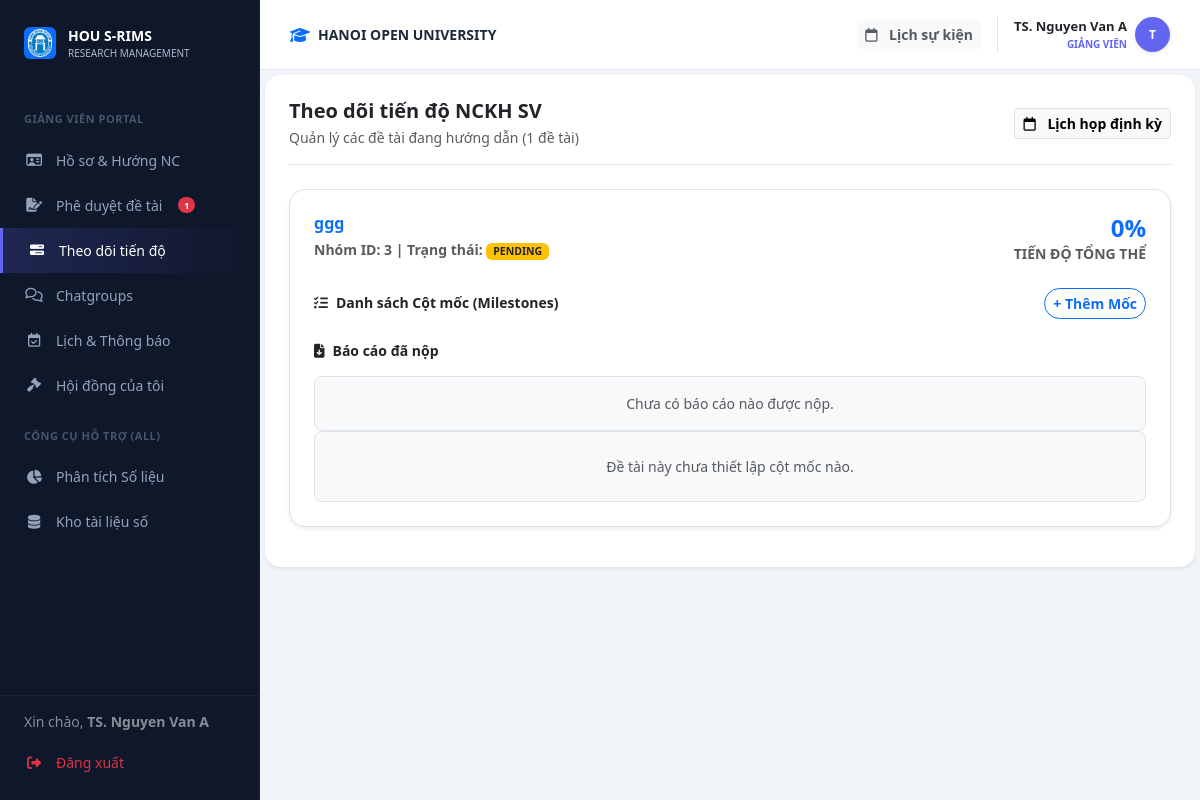
The app's page /lecturer/progress (signed in), older data.
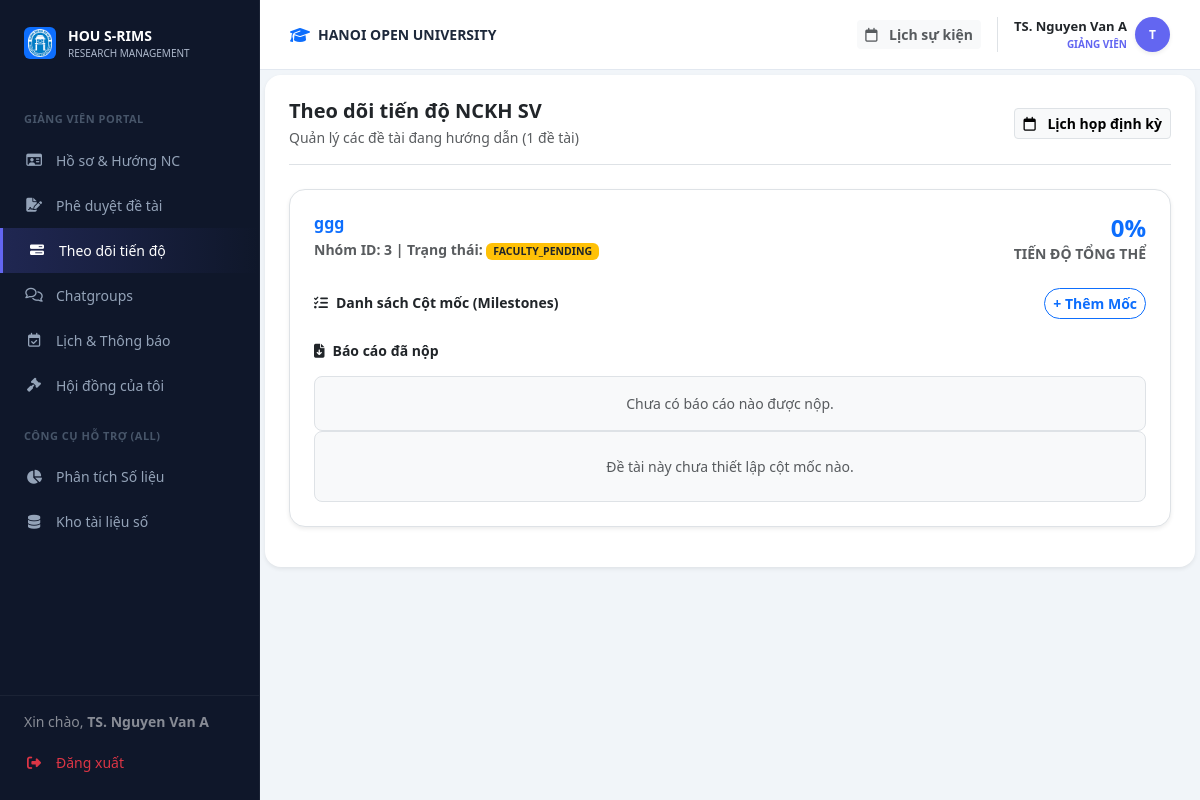
The same page, newer data.
### models.py (models this page shows)
class User(db.Model):
    __tablename__ = 'users'
    id = db.Column(db.Integer, primary_key=True)
    username = db.Column(db.String(50), unique=True, nullable=False)
    password_hash = db.Column(db.String(128), nullable=False)
    full_name = db.Column(db.String(100), nullable=False)
    email = db.Column(db.String(120), unique=True, nullable=False)
    phone = db.Column(db.String(20), nullable=True)
    bio = db.Column(db.Text, nullable=True)
    role = db.Column(db.String(20), nullable=False) # Admin, Lecturer, Student
    student_id = db.Column(db.String(20), nullable=True)   # MSSV for students
    faculty = db.Column(db.String(100), nullable=True)      # faculty / department
    topics_mentored = db.relationship('Topic', backref='mentor', lazy=True)
    group_memberships = db.relationship('GroupMember', backref='student', lazy=True)

class Topic(db.Model):
    __tablename__ = 'topics'
    id = db.Column(db.Integer, primary_key=True)
    title = db.Column(db.String(200), nullable=False)   # renamed from 'name'
    description = db.Column(db.Text, nullable=True)
    batch_id = db.Column(db.Integer, db.ForeignKey('batches.id'), nullable=True)
    mentor_id = db.Column(db.Integer, db.ForeignKey('users.id'), nullable=True)
    group_id = db.Column(db.Integer, db.ForeignKey('groups.id'), nullable=True)
    status = db.Column(db.String(20), default='pending') # pending, faculty_pending, approved, rejected
    created_at = db.Column(db.DateTime, default=datetime.utcnow)
    meetings = db.relationship('Meeting', backref='topic', lazy=True)
    milestones = db.relationship('Milestone', backref='topic', lazy=True)

### routes/lecturer_bp.py (the view)
@lecturer_bp.route('/progress')
def progress():
    user_id = session.get('user_id')
    my_topics = Topic.query.join(Batch).filter(Topic.mentor_id == user_id, Batch.status == 'active').all()
    all_milestones = []
    if my_topics:
        for t in my_topics:
            t.submissions = Submission.query.filter_by(topic_id=t.id).order_by(Submission.submitted_at.desc()).all()
            t.milestones_list = Milestone.query.filter_by(topic_id=t.id).order_by(Milestone.deadline.asc()).all()
            total_progress = 0
            for m in t.milestones_list:
                p = Progress.query.filter_by(milestone_id=m.id).order_by(Progress.updated_at.desc()).first()
                m.progress_pct = p.percentage if p else 0
                total_progress += m.progress_pct
                all_milestones.append(m)
            if len(t.milestones_list) > 0:
                total_progress = total_progress // len(t.milestones_list)
            t.total_progress = total_progress
    return render_template('lecturer/progress.html', all_mentored_topics=my_topics, all_milestones=all_milestones)

### templates/lecturer/progress.html
{% extends "layouts/lecturer_layout.html" %}
{% block lecturer_content %}
<div id="view-l-progress" class="fade-in ">
                <div class="card border-0 shadow-sm rounded-4 p-4">
                    <div class="d-flex justify-content-between align-items-center mb-4 border-bottom pb-3">
                        <div>
                            <h5 class="fw-bold mb-1">Theo dõi tiến độ NCKH SV</h5>
                            <div class="small text-muted">Quản lý các đề tài đang hướng dẫn ({{ all_mentored_topics|length }} đề tài)</div>
                        </div>
                        <button class="btn btn-light border btn-sm fw-bold" data-bs-toggle="modal" data-bs-target="#modalCreateMeeting">
                            <i class="fa-regular fa-calendar me-2"></i> Lịch họp định kỳ
                        </button>
                    </div>
                    {% if all_mentored_topics %}
                        {% for t in all_mentored_topics %}
                        {% set status_map = {'pending': 1, 'faculty_pending': 2, 'approved': 3} %}
                        {% set step = status_map.get(t.status, 1) %}
                        {% set pct = (step / 3 * 100) | round | int %}
                        <div class="bg-white border rounded-4 p-4 mb-3 shadow-sm">
                            <div class="d-flex justify-content-between mb-3">
                                <div>
                                    <h6 class="fw-bold text-primary mb-1">{{ t.title }}</h6>
                                    <small class="text-muted fw-bold">Nhóm ID: {{ t.group_id or 'N/A' }} | Trạng thái: <span class="badge {% if t.status == 'approved' %}bg-success{% else %}bg-warning text-dark{% endif %}">{{ t.status | upper }}</span></small>
                                </div>
                                <div class="text-end">
                                    <div class="h4 fw-bold text-primary mb-0">{{ t.total_progress | default(0) }}%</div>
                                    <div class="small text-muted fw-bold">TIẾN ĐỘ TỔNG THỂ</div>
                                </div>
                            </div>
                            <div class="mt-4">
                                <div class="d-flex justify-content-between align-items-center mb-3">
                                    <h6 class="fw-bold mb-0 small"><i class="fa-solid fa-list-check me-2"></i>Danh sách Cột mốc (Milestones)</h6>
                                    <button class="btn btn-sm btn-outline-primary rounded-pill fw-bold" onclick="openAddMilestoneModal({{ t.id }})">+ Thêm Mốc</button>
                                </div>
                                <div class="mt-4">
                                    <h6 class="fw-bold mb-3 small"><i class="fa-solid fa-file-arrow-down me-2"></i>Báo cáo đã nộp</h6>
                                    {% if t.submissions %}
                                        <div class="list-group list-group-flush border rounded-3">
                                        {% for sub in t.submissions %}
                                            <div class="list-group-item p-3 d-flex justify-content-between align-items-center">
                                                <div>
                                                    <div class="fw-bold text-dark">Báo cáo {{ sub.submitted_at.strftime('%d/%m/%Y %H:%M') }}</div>
                                                    <small class="text-muted">Sinh viên nộp (ID: {{ sub.uploader_id }})
                                                    {% if sub.milestone %} | Cột mốc: <span class="fw-bold text-primary">{{ sub.milestone.name }}</span>{% endif %}
                                                    </small>
                                                </div>
                                                <a href="/api/submissions/download/{{ sub.id }}" class="btn btn-sm btn-outline-primary rounded-pill fw-bold"><i class="fa-solid fa-download me-1"></i> Tải về</a>
                                            </div>
                                        {% endfor %}
                                        </div>
                                    {% else %}
                                        <div class="text-center p-3 border rounded-3 bg-light text-muted small">Chưa có báo cáo nào được nộp.</div>
                                    {% endif %}
                                </div>
                                {% if t.milestones_list %}
                                <div class="list-group list-group-flush border rounded-3">
                                    {% for m in t.milestones_list %}
                                    <div class="list-group-item p-3">
                                        <div class="d-flex justify-content-between align-items-center mb-2">
                                            <div class="fw-bold {{ 'text-success' if m.progress_pct == 100 else 'text-dark' }}">{{ m.name }}</div>
                                            <div class="d-flex gap-2 align-items-center">
                                                <span class="badge bg-light text-muted border">{{ m.deadline.strftime('%d/%m/%Y') }}</span>
                                                <button class="btn btn-sm btn-light text-primary border" onclick="updateMilestoneProgress({{ m.id }}, {{ m.progress_pct }}, '{{ m.name|replace('\'', '\\\'') }}')"><i class="fa-solid fa-pen"></i> Cập nhật</button>
                                            </div>
                                        </div>
                                        <div class="d-flex align-items-center gap-3">
                                            <div class="progress flex-grow-1" style="height: 6px;">
                                                <div class="progress-bar {{ 'bg-success' if m.progress_pct == 100 else 'bg-primary' }}" style="width: {{ m.progress_pct }}%"></div>
                                            </div>
                                            <div class="small fw-bold {{ 'text-success' if m.progress_pct == 100 else 'text-primary' }}">{{ m.progress_pct }}%</div>
                                        </div>
                                    </div>
                                    {% endfor %}
                                </div>
                                {% else %}
                                    <div class="text-center p-4 border rounded-3 bg-light text-muted small">
                                        Đề tài này chưa thiết lập cột mốc nào.
                                    </div>
                                {% endif %}
                            </div>
                        </div>
                        {% endfor %}
                    {% else %}
                        <div class="text-center text-muted py-5">
                            <i class="fa-solid fa-clipboard-list fs-1 d-block mb-3 opacity-25"></i>
                            <div class="fw-bold">Chưa có đề tài nào đang hướng dẫn</div>
                            <div class="small">Sinh viên cần đăng ký và chọn bạn làm mentor</div>
                        </div>
                    {% endif %}
                </div>
        </div>
{% endblock %}

### templates/layouts/lecturer_layout.html (shortened to what this page needs)
{% extends "base.html" %}
{% block content %}
        <div class="top-bar">
            <div class="d-flex align-items-center gap-2">
                <i class="fa-solid fa-graduation-cap text-primary"></i>
                <span class="fw-bold text-uppercase small">HANOI OPEN UNIVERSITY</span>
            </div>
            <div class="d-flex align-items-center gap-3">
                <button class="btn btn-light border-0 btn-sm fw-bold text-muted" onclick="switchTab('l-calendar', document.querySelector('.sub-nav-item:last-child'))">
                    <i class="fa-regular fa-calendar me-2"></i> Lịch sự kiện
                </button>
                <div class="dropdown border-start ps-3">
                    <div class="d-flex align-items-center gap-2 cursor-pointer dropdown-toggle no-arrow" data-bs-toggle="dropdown">
                        <div class="text-end">
                            <div class="fw-bold text-dark" style="font-size: 13px;">
                                {{ current_user.full_name if current_user else 'Giảng Viên' }}
                            </div>
                            <div class="fw-bold text-uppercase" style="font-size: 10px; color: #6366f1 !important;">
                                GIẢNG VIÊN
                            </div>
                        </div>
                        <div class="rounded-circle text-white d-flex align-items-center justify-content-center fw-bold shadow-sm" style="width: 35px; height: 35px; font-size: 12px; background: #6366f1 !important;">
                            {{ current_user.full_name[0] | upper if current_user and current_user.full_name else 'G' }}
                        </div>
                    </div>
                </div>
            </div>
        </div>
    <div class="content-area">
<div class="content-body">
{% block lecturer_content %}{% endblock %}
</div>
</div>
                            {% set has_topic = false %}
{% endblock %}

### templates/base.html (shortened to what this page needs)
<!DOCTYPE html>
<html lang="vi">
<head>
    <link href="https://cdn.jsdelivr.net/npm/bootstrap@5.3.0/dist/css/bootstrap.min.css" rel="stylesheet">
    <link rel="stylesheet" href="https://cdnjs.cloudflare.com/ajax/libs/font-awesome/6.4.0/css/all.min.css">
    <link rel="stylesheet" href="{{ url_for('static', filename='assets/css/style.css') }}">
    <link href="https://cdn.jsdelivr.net/npm/sweetalert2@11/dist/sweetalert2.min.css" rel="stylesheet">
    <link href="https://cdn.jsdelivr.net/npm/quill@1.3.6/dist/quill.snow.css" rel="stylesheet">
</head>
<body>
    <div class="toast-container position-fixed bottom-0 end-0 p-3" style="z-index: 1100">
    </div>
    {% include 'components/sidebar.html' %}
    <div class="main-content">
        {% block content %}
        {% endblock %}
    </div>
</body>
</html>

### templates/components/sidebar.html (shortened to what this page needs)
<div class="sidebar">
    <div class="sidebar-logo">
        <div class="d-flex align-items-center justify-content-center bg-primary rounded p-1" style="width: 32px; height: 32px;">
            <img src="{{ url_for('static', filename='assets/images/logo.png') }}" alt="" style="max-width:100%;">
        </div>
        <div>
            <div class="fw-bold text-white" style="font-size: 14px;">HOU S-RIMS</div>
            <div style="font-size: 10px; color: #aeb9cc;">RESEARCH MANAGEMENT</div>
        </div>
    </div>
    <div class="sidebar-menu-wrapper" style="flex: 1; overflow-y: auto; padding-bottom: 100px;">
    {% if session.get('role') == 'lecturer' %}
    <div class="menu-category">GIẢNG VIÊN PORTAL</div>
    <a href="{{ url_for('lecturer.dashboard') }}" class="nav-link {{ 'active-purple' if request.endpoint == 'lecturer.dashboard' else '' }}">
        <i class="fa-regular fa-id-card"></i> Hồ sơ & Hướng NC
    </a>
    <a href="{{ url_for('lecturer.approve') }}" class="nav-link {{ 'active-purple' if request.endpoint == 'lecturer.approve' else '' }}">
        <i class="fa-solid fa-file-signature"></i> Phê duyệt đề tài
        {% set pending_count = global_pending_topics_count if global_pending_topics_count is defined else (pending_topics | length if pending_topics is defined else 0) %}
        {% if pending_count > 0 %}<span class="badge bg-danger rounded-pill ms-1" style="font-size: 9px;">{{ pending_count }}</span>{% endif %}
    </a>
    <a href="{{ url_for('lecturer.progress') }}" class="nav-link {{ 'active-purple' if request.endpoint == 'lecturer.progress' else '' }}">
        <i class="fa-solid fa-bars-progress"></i> Theo dõi tiến độ
    </a>
    <a href="{{ url_for('lecturer.chat') }}" class="nav-link {{ 'active-purple' if request.endpoint == 'lecturer.chat' else '' }}">
        <i class="fa-regular fa-comments"></i> Chatgroups
    </a>
    <a href="{{ url_for('lecturer.calendar') }}" class="nav-link {{ 'active-purple' if request.endpoint == 'lecturer.calendar' else '' }}">
        <i class="fa-regular fa-calendar-check"></i> Lịch & Thông báo
    </a>
    <a href="{{ url_for('lecturer.council') }}" class="nav-link {{ 'active-purple' if request.endpoint == 'lecturer.council' else '' }}">
        <i class="fa-solid fa-gavel"></i> Hội đồng của tôi
    </a>
    {% endif %}
    <div class="menu-category">CÔNG CỤ HỖ TRỢ (ALL)</div>
    <a href="{{ url_for('web.analysis_page') }}" class="nav-link {{ 'active-main' if request.endpoint == 'web.analysis_page' else '' }}">
        <i class="fa-solid fa-chart-pie"></i> Phân tích Số liệu
    </a>
    <a href="{{ url_for('web.repository_page') }}" class="nav-link {{ 'active-main' if request.endpoint == 'web.repository_page' else '' }}">
        <i class="fa-solid fa-database"></i> Kho tài liệu số
    </a>
    </div>
    <div class="sidebar-footer" style="position: absolute; bottom: 0; left: 0; right: 0; background: var(--sidebar-bg); border-top: 1px solid rgba(255,255,255,0.05); padding: 15px 0;">
        <div class="px-4 mb-2 text-white small opacity-50">
            Xin chào, <strong>{{ session.get('user_name', 'Khách') }}</strong>
        </div>
        <a href="{{ url_for('auth.logout') }}" class="nav-link text-danger">
            <i class="fa-solid fa-right-from-bracket"></i> Đăng xuất
        </a>
    </div>
</div>

Row changes from the older to the newer data that the page shows:
changed Topic "ggg": status "PENDING" → "FACULTY_PENDING"
Text that changed along with them:
{{ pending_count }}: "1" → (not shown)
